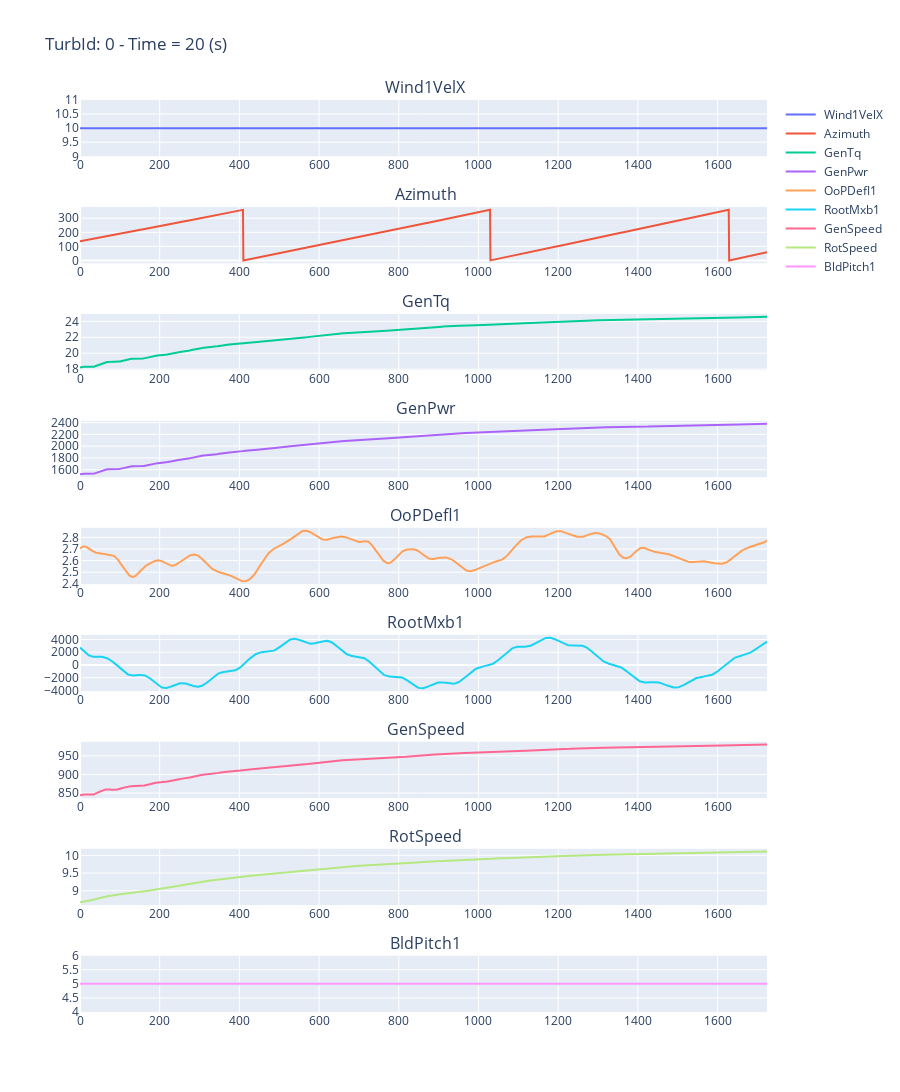

Here is the notebook cell this chart was saved with:
### Code cell
rfi.fast_sub(25)

### Figure 1 — Plotly figure (JSON) as saved in the notebook; plotly's stock layout.template omitted (floating-point values rounded to 4 significant figures; data arrays with more than 128 entries replaced by an {"elided": "..."} marker saying what was removed)
{"data": [{"mode": "lines", "name": " Wind1VelX", "type": "scatter", "xaxis": "x", "y": {"elided": "1725 int values"}, "yaxis": "y"}, {"mode": "lines", "name": " Azimuth", "type": "scatter", "xaxis": "x2", "y": {"elided": "1725 float values"}, "yaxis": "y2"}, {"mode": "lines", "name": " GenTq", "type": "scatter", "xaxis": "x3", "y": {"elided": "1725 float values"}, "yaxis": "y3"}, {"mode": "lines", "name": " GenPwr", "type": "scatter", "xaxis": "x4", "y": {"elided": "1725 float values"}, "yaxis": "y4"}, {"mode": "lines", "name": " OoPDefl1", "type": "scatter", "xaxis": "x5", "y": {"elided": "1725 float values"}, "yaxis": "y5"}, {"mode": "lines", "name": " RootMxb1", "type": "scatter", "xaxis": "x6", "y": {"elided": "1725 float values"}, "yaxis": "y6"}, {"mode": "lines", "name": " GenSpeed", "type": "scatter", "xaxis": "x7", "y": {"elided": "1725 float values"}, "yaxis": "y7"}, {"mode": "lines", "name": " RotSpeed", "type": "scatter", "xaxis": "x8", "y": {"elided": "1725 float values"}, "yaxis": "y8"}, {"mode": "lines", "name": " BldPitch1", "type": "scatter", "xaxis": "x9", "y": {"elided": "1725 int values"}, "yaxis": "y9"}], "layout": {"annotations": [{"font": {"size": 16}, "showarrow": false, "text": " Wind1VelX", "x": 0.5, "xanchor": "center", "xref": "paper", "y": 1, "yanchor": "bottom", "yref": "paper"}, {"font": {"size": 16}, "showarrow": false, "text": " Azimuth", "x": 0.5, "xanchor": "center", "xref": "paper", "y": 0.8827, "yanchor": "bottom", "yref": "paper"}, {"font": {"size": 16}, "showarrow": false, "text": " GenTq", "x": 0.5, "xanchor": "center", "xref": "paper", "y": 0.7654, "yanchor": "bottom", "yref": "paper"}, {"font": {"size": 16}, "showarrow": false, "text": " GenPwr", "x": 0.5, "xanchor": "center", "xref": "paper", "y": 0.6481, "yanchor": "bottom", "yref": "paper"}, {"font": {"size": 16}, "showarrow": false, "text": " OoPDefl1", "x": 0.5, "xanchor": "center", "xref": "paper", "y": 0.5309, "yanchor": "bottom", "yref": "paper"}, {"font": {"size": 16}, "showarrow": false, "text": " RootMxb1", "x": 0.5, "xanchor": "center", "xref": "paper", "y": 0.4136, "yanchor": "bottom", "yref": "paper"}, {"font": {"size": 16}, "showarrow": false, "text": " GenSpeed", "x": 0.5, "xanchor": "center", "xref": "paper", "y": 0.2963, "yanchor": "bottom", "yref": "paper"}, {"font": {"size": 16}, "showarrow": false, "text": " RotSpeed", "x": 0.5, "xanchor": "center", "xref": "paper", "y": 0.179, "yanchor": "bottom", "yref": "paper"}, {"font": {"size": 16}, "showarrow": false, "text": " BldPitch1", "x": 0.5, "xanchor": "center", "xref": "paper", "y": 0.06173, "yanchor": "bottom", "yref": "paper"}], "height": 1200, "title": {"text": "TurbId: 0 - Time = 20 (s)"}, "xaxis": {"anchor": "y", "domain": [0, 1]}, "xaxis2": {"anchor": "y2", "domain": [0, 1]}, "xaxis3": {"anchor": "y3", "domain": [0, 1]}, "xaxis4": {"anchor": "y4", "domain": [0, 1]}, "xaxis5": {"anchor": "y5", "domain": [0, 1]}, "xaxis6": {"anchor": "y6", "domain": [0, 1]}, "xaxis7": {"anchor": "y7", "domain": [0, 1]}, "xaxis8": {"anchor": "y8", "domain": [0, 1]}, "xaxis9": {"anchor": "y9", "domain": [0, 1]}, "yaxis": {"anchor": "x", "domain": [0.9383, 1]}, "yaxis2": {"anchor": "x2", "domain": [0.821, 0.8827]}, "yaxis3": {"anchor": "x3", "domain": [0.7037, 0.7654]}, "yaxis4": {"anchor": "x4", "domain": [0.5864, 0.6481]}, "yaxis5": {"anchor": "x5", "domain": [0.4691, 0.5309]}, "yaxis6": {"anchor": "x6", "domain": [0.3519, 0.4136]}, "yaxis7": {"anchor": "x7", "domain": [0.2346, 0.2963]}, "yaxis8": {"anchor": "x8", "domain": [0.1173, 0.179]}, "yaxis9": {"anchor": "x9", "domain": [0, 0.06173]}}}
